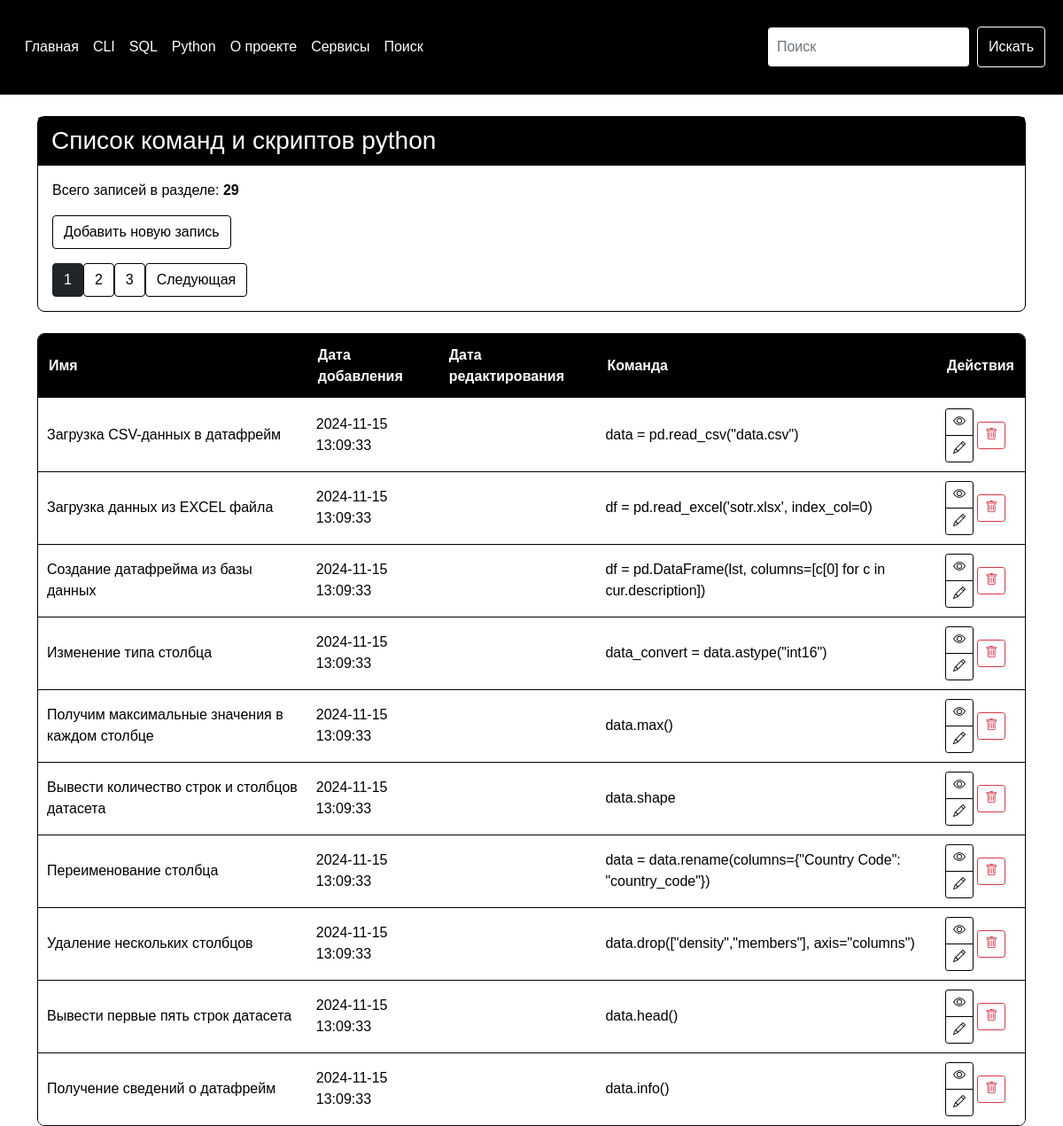
The app's page /python with its own data.
### tables this page shows
CREATE TABLE "python" (
  [python_id] INTEGER PRIMARY KEY AUTOINCREMENT,
  [python_command] TEXT NOT NULL,
  [python_name] TEXT NOT NULL,
  [python_date_add] TIMESTAMP DEFAULT CURRENT_TIMESTAMP,
  [python_date_edit] TEXT
);

### modules/python/python_list_commands.py (the view)
@bp.route("/python")
def python_list_commands():
    page = request.args.get('page', 1, type=int)
    conn = connect.get_db_connection()
    cur = conn.cursor()
    python_list_count = int(cur.execute("SELECT COUNT(*) FROM python").fetchone()[0])
    offset = (page - 1) * PER_PAGE
    python_list = conn.execute(
        "SELECT * FROM python ORDER BY 1 DESC LIMIT ? OFFSET ?",
        (PER_PAGE, offset)
    ).fetchall()
    conn.close()
    total_pages = (python_list_count + PER_PAGE - 1) // PER_PAGE
    return render_template("python/python_list_commands.html",
                           python_list=python_list,
                           python_list_count=python_list_count,
                           page=page,
                           total_pages=total_pages,
                           )

### modules/connect.py (called while the page is built)
def get_db_connection():
    db_path = os.path.join(BASE_DIR, '../database.db')
    conn = sqlite3.connect(db_path)
    conn.row_factory = sqlite3.Row
    return conn

### templates/python/python_list_commands.html (shortened to what this page needs)
{% extends "base.html" %}
{% block content %}
<div class="container mt-4">
    <div class="card mb-4">
        <div class="card-header h3">Список команд и скриптов python</div>
        <div class="card-body">
            <p class="card-text">Всего записей в разделе: <b>{{ python_list_count }}</b></p>
            <p class="card-text">
                <a href="{{ url_for('add_python_command.add_python_command') }}" class="btn btn-outline-dark">Добавить новую запись</a>
            </p>
            <div class="pagination">
                {% for p in range(1, total_pages + 1) %}
                <a href="{{ url_for('python_list_commands.python_list_commands', page=p) }}" class="btn btn-outline-dark {% if p == page %}active{% endif %}">{{ p }}</a>
                {% endfor %}
                {% if page < total_pages %}
                <a href="{{ url_for('python_list_commands.python_list_commands', page=page+1) }}" class="btn btn-outline-dark">Следующая</a>
                {% endif %}
            </div>
        </div>
    </div>
    <div class="container-index-page">
        <table class="table-custom">
            <thead>
                <tr>
                    <th>Имя</th>
                    <th>Дата добавления</th>
                    <th>Дата редактирования</th>
                    <th>Команда</th>
                    <th>Действия</th>
                </tr>
            </thead>
            <tbody>
                {% for python_list in python_list %}
                <tr>
                    <td>{{ python_list['python_name'] }}</td>
                    <td>{{ python_list['python_date_add'] }}</td>
                    <td>{{ python_list['python_date_edit'] }}</td>
                    <td>{{ python_list['python_command'] }}</td>
                    <td>
                        <div class="btn-group-vertical" role="group" aria-label="Действия">
                            <a href="{{ url_for('get_post_python_command.get_post_python_command', python_id=python_list['python_id']) }}" class="btn btn-outline-dark btn-sm">
                                <i class="bi bi-eye"></i>
                            </a>
                            <a href="{{ url_for('edit_python_command.edit_python_command', python_id=python_list['python_id']) }}" class="btn btn-outline-dark btn-sm">
                                <i class="bi bi-pencil"></i>
                            </a>
                        </div>
                            <form action="{{ url_for('delete_python_command.delete_python_command', python_id=python_list['python_id']) }}" method="POST" class="d-inline">
                                <button type="submit" class="btn btn-outline-danger btn-sm" onclick="return confirm('Вы точно уверены что хотите удалить запись?')">
                                    <i class="bi bi-trash"></i>
                                </button>
                            </form>
                    </td>
                </tr>
                {% endfor %}
            </tbody>
        </table>
    </div>
</div>
{% endblock %}

### static/styles.css (style rules this page uses)
body { background-color: #fff; color: #000; font-family: 'Arial', sans-serif; margin: 0; padding: 0; }
.card { border: 1px solid #000; border-radius: 8px; margin-bottom: 20px; }
.card-header { background-color: #000; color: #fff; border-bottom: 1px solid #000; padding: 10px 15px; }
.btn-outline-dark { border-color: #000; color: #000; transition: background-color 0.3s ease, color 0.3s ease; }
.table-custom { width: 100%; border-collapse: separate; border-spacing: 0; border: 1px solid #000; border-radius: 8px; overflow: hidden; }
.table-custom thead th { background-color: #000; color: #fff; border-bottom: 2px solid #fff; padding: 12px; }
.table-custom tbody td { background-color: #fff; color: #000; border-bottom: 1px solid #000; padding: 10px; }
.table-custom tbody tr:last-child td { border-bottom: none; }

### records on screen
python: python_name "Загрузка CSV-данных в датафрейм", python_date_add "2024-11-15 13:09:33", python_command "data = pd.read_csv(\"data.csv\")"
python: python_name "Загрузка данных из EXCEL файла", python_date_add "2024-11-15 13:09:33", python_command "df = pd.read_excel('sotr.xlsx', index_col=0)"
python: python_name "Создание датафрейма из базы данных", python_date_add "2024-11-15 13:09:33", python_command "df = pd.DataFrame(lst, columns=[c[0] for c in cur.description])"
python: python_name "Изменение типа столбца", python_date_add "2024-11-15 13:09:33", python_command "data_convert = data.astype(\"int16\")"
python: python_name "Получим максимальные значения в каждом столбце", python_date_add "2024-11-15 13:09:33", python_command "data.max()"
python: python_name "Вывести количество строк и столбцов датасета", python_date_add "2024-11-15 13:09:33", python_command "data.shape"
python: python_name "Переименование столбца", python_date_add "2024-11-15 13:09:33", python_command "data = data.rename(columns={\"Country Code\": \"country_code\"})"
python: python_name "Удаление нескольких столбцов", python_date_add "2024-11-15 13:09:33", python_command "data.drop([\"density\",\"members\"], axis=\"columns\")"
python: python_name "Вывести первые пять строк датасета", python_date_add "2024-11-15 13:09:33", python_command "data.head()"
python: python_name "Получение сведений о датафрейм", python_date_add "2024-11-15 13:09:33", python_command "data.info()"

### other values on screen
{{ python_list_count }} "29"
{{ p }} "1" "2" "3"
